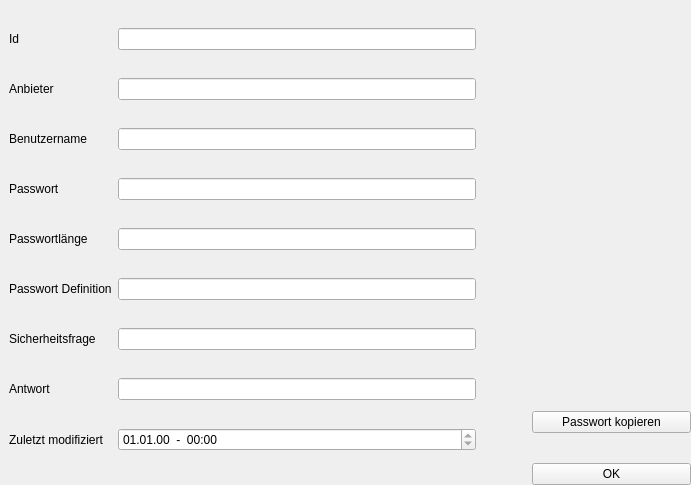
<?xml version="1.0" encoding="UTF-8"?>
<ui version="4.0">
 <class>ShowAccount</class>
 <widget class="QWidget" name="ShowAccount">
  <property name="geometry">
   <rect>
    <x>0</x>
    <y>0</y>
    <width>691</width>
    <height>485</height>
   </rect>
  </property>
  <property name="sizePolicy">
   <sizepolicy hsizetype="Expanding" vsizetype="Expanding">
    <horstretch>0</horstretch>
    <verstretch>0</verstretch>
   </sizepolicy>
  </property>
  <property name="windowTitle">
   <string>Form</string>
  </property>
  <layout class="QHBoxLayout" name="horizontalLayout" stretch="3,0,1">
   <property name="leftMargin">
    <number>0</number>
   </property>
   <property name="topMargin">
    <number>0</number>
   </property>
   <property name="rightMargin">
    <number>0</number>
   </property>
   <property name="bottomMargin">
    <number>0</number>
   </property>
   <item>
    <layout class="QGridLayout" name="gridLayout">
     <property name="leftMargin">
      <number>9</number>
     </property>
     <property name="verticalSpacing">
      <number>0</number>
     </property>
     <item row="6" column="1">
      <widget class="QLineEdit" name="edQuestion">
       <property name="autoFillBackground">
        <bool>true</bool>
       </property>
      </widget>
     </item>
     <item row="1" column="1">
      <widget class="QLineEdit" name="edProvider">
       <property name="autoFillBackground">
        <bool>true</bool>
       </property>
      </widget>
     </item>
     <item row="4" column="1">
      <widget class="QLineEdit" name="edPasswdLength">
       <property name="autoFillBackground">
        <bool>true</bool>
       </property>
      </widget>
     </item>
     <item row="6" column="0">
      <widget class="QLabel" name="lbQuestion">
       <property name="text">
        <string>Sicherheitsfrage</string>
       </property>
      </widget>
     </item>
     <item row="7" column="0">
      <widget class="QLabel" name="lbAnswer">
       <property name="text">
        <string>Antwort</string>
       </property>
      </widget>
     </item>
     <item row="2" column="1">
      <widget class="QLineEdit" name="edUsername">
       <property name="autoFillBackground">
        <bool>true</bool>
       </property>
      </widget>
     </item>
     <item row="1" column="0">
      <widget class="QLabel" name="lbProvider">
       <property name="text">
        <string>Anbieter</string>
       </property>
      </widget>
     </item>
     <item row="0" column="0">
      <widget class="QLabel" name="lbId">
       <property name="text">
        <string>Id</string>
       </property>
      </widget>
     </item>
     <item row="3" column="1">
      <widget class="QLineEdit" name="edPassword">
       <property name="autoFillBackground">
        <bool>true</bool>
       </property>
      </widget>
     </item>
     <item row="7" column="1">
      <widget class="QLineEdit" name="edAnswer">
       <property name="autoFillBackground">
        <bool>true</bool>
       </property>
      </widget>
     </item>
     <item row="0" column="1">
      <widget class="QLineEdit" name="edId">
       <property name="readOnly">
        <bool>true</bool>
       </property>
      </widget>
     </item>
     <item row="5" column="1">
      <widget class="QLineEdit" name="edPasswdDefinition">
       <property name="autoFillBackground">
        <bool>true</bool>
       </property>
      </widget>
     </item>
     <item row="4" column="0">
      <widget class="QLabel" name="lbPaswdLength">
       <property name="text">
        <string>Passwortlänge</string>
       </property>
      </widget>
     </item>
     <item row="5" column="0">
      <widget class="QLabel" name="lbPasswdDefinition">
       <property name="text">
        <string>Passwort Definition</string>
       </property>
      </widget>
     </item>
     <item row="3" column="0">
      <widget class="QLabel" name="lbPassword">
       <property name="text">
        <string>Passwort</string>
       </property>
      </widget>
     </item>
     <item row="2" column="0">
      <widget class="QLabel" name="lbUsername">
       <property name="text">
        <string>Benutzername</string>
       </property>
      </widget>
     </item>
     <item row="8" column="0">
      <widget class="QLabel" name="lbLastModified">
       <property name="text">
        <string>Zuletzt modifiziert</string>
       </property>
      </widget>
     </item>
     <item row="8" column="1">
      <widget class="QDateTimeEdit" name="edLastModified">
       <property name="readOnly">
        <bool>true</bool>
       </property>
       <property name="displayFormat">
        <string>dd.MM.yy  -  HH:mm</string>
       </property>
      </widget>
     </item>
    </layout>
   </item>
   <item>
    <spacer name="horizontalSpacer">
     <property name="orientation">
      <enum>Qt::Horizontal</enum>
     </property>
     <property name="sizeHint" stdset="0">
      <size>
       <width>50</width>
       <height>20</height>
      </size>
     </property>
    </spacer>
   </item>
   <item>
    <layout class="QVBoxLayout" name="verticalLayout">
     <property name="spacing">
      <number>30</number>
     </property>
     <item>
      <spacer name="verticalSpacer">
       <property name="orientation">
        <enum>Qt::Vertical</enum>
       </property>
       <property name="sizeHint" stdset="0">
        <size>
         <width>20</width>
         <height>40</height>
        </size>
       </property>
      </spacer>
     </item>
     <item>
      <widget class="QPushButton" name="btnCopyPasswd">
       <property name="toolTip">
        <string>Das Password in die Zwischenablage kopieren</string>
       </property>
       <property name="text">
        <string>Passwort kopieren</string>
       </property>
      </widget>
     </item>
     <item>
      <widget class="QPushButton" name="btnOK">
       <property name="text">
        <string>OK</string>
       </property>
      </widget>
     </item>
    </layout>
   </item>
  </layout>
 </widget>
 <resources/>
 <connections/>
</ui>
